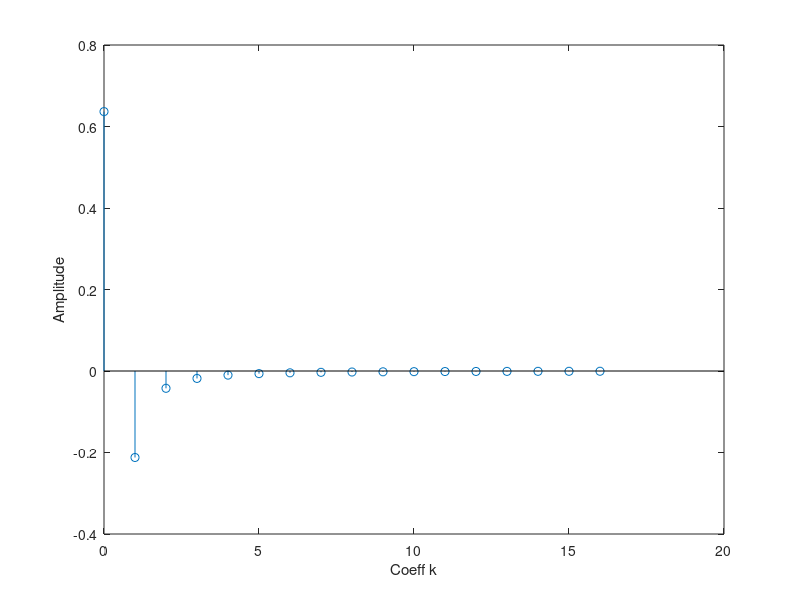
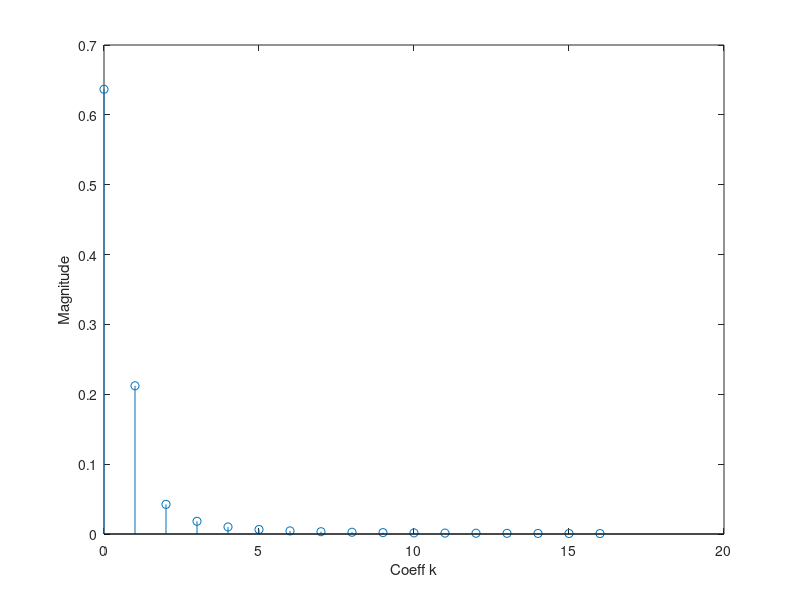
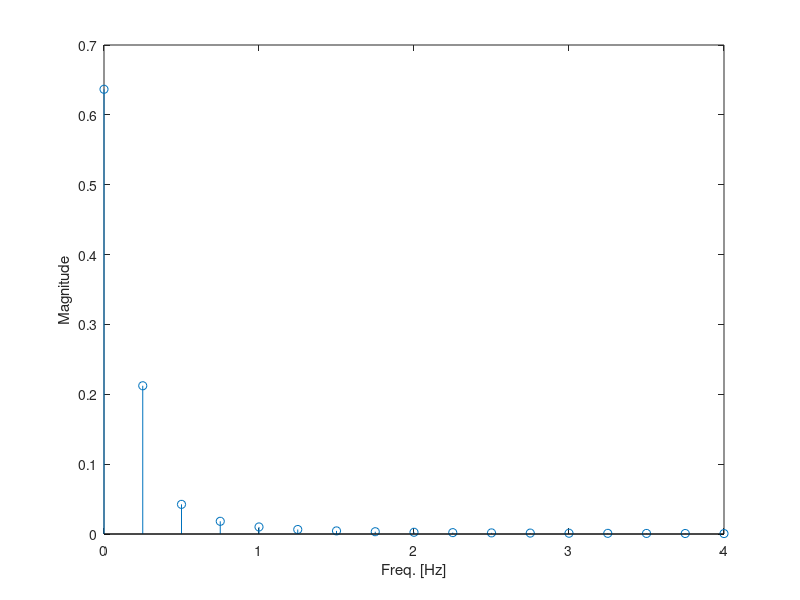

Here is the MATLAB script that generated these plots, in order:
%Skriptet demostrerar hur man plottar koefficienterna ak fr?n
%Fourier Serier Analysen med hj?lp av stem().
%I detta fall g?ller koefficienterna f?r en fyrkantsv?g
%OBS! Bara origo och den h?gra sidan av spektrummet ber?knas och plottas.
close all
clear
clc

N=16; %Val av antal Koefficienter vi vill plotta
T0=4; %periodtiden f?r den periodiska signalen

ak=zeros(1,N);
for k=1:N
    ak(k)=2 / (pi * (1 - 4 * k^2)); %formeln f?r ak tagen fr?n Exempel 3.34 i boken
end
ak=[2/pi ak]; %l?gg till a0

%H?r plottas koefficienterna med tecknet bevarad
stem(0:N,ak)
xlabel('Coeff k');
ylabel('Amplitude');

%H?r plottas absolutbellopet f?r koefficienterna
figure
stem(0:N,abs(ak))
xlabel('Coeff k');
ylabel('Magnitude');

%H?r plottas absolutbellopet, samt omr?knad k ordningen till frekvens
figure
stem((0:N)*(1/T0),abs(ak))
xlabel('Freq. [Hz]');
ylabel('Magnitude');

